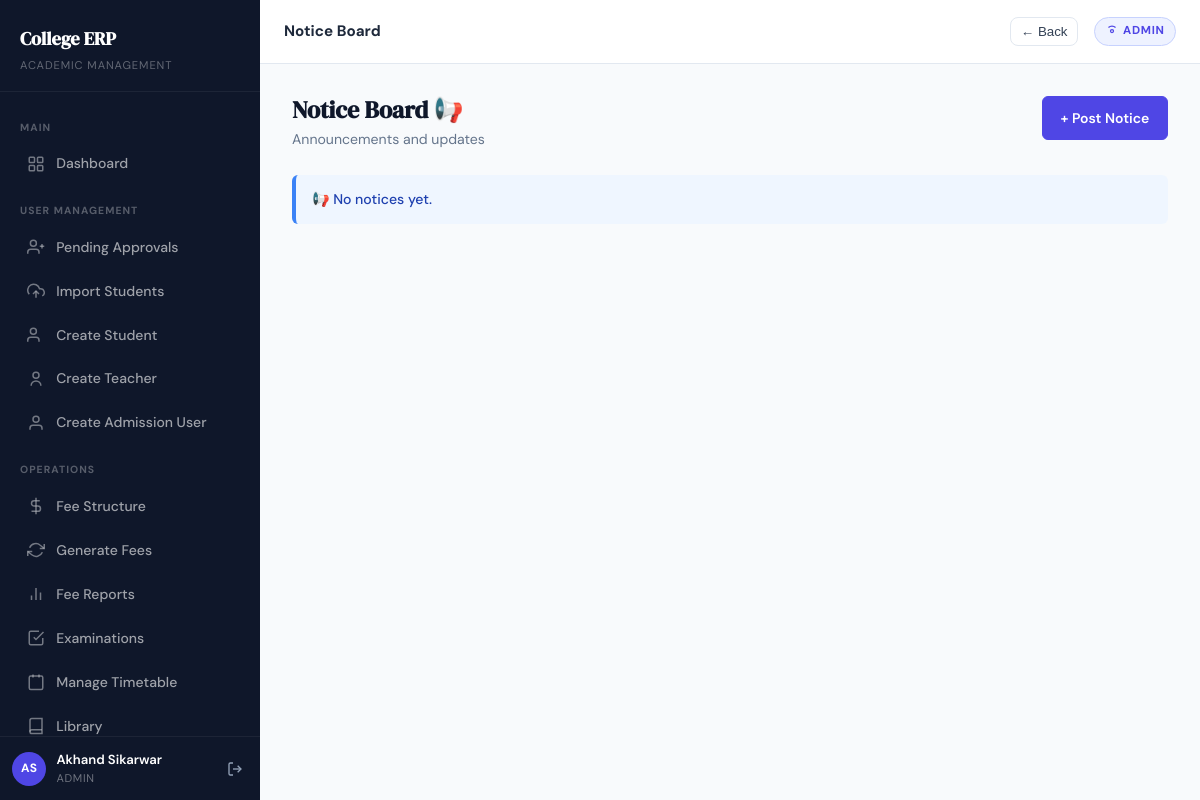
Before: /notices/ (signed in) with the older database file.
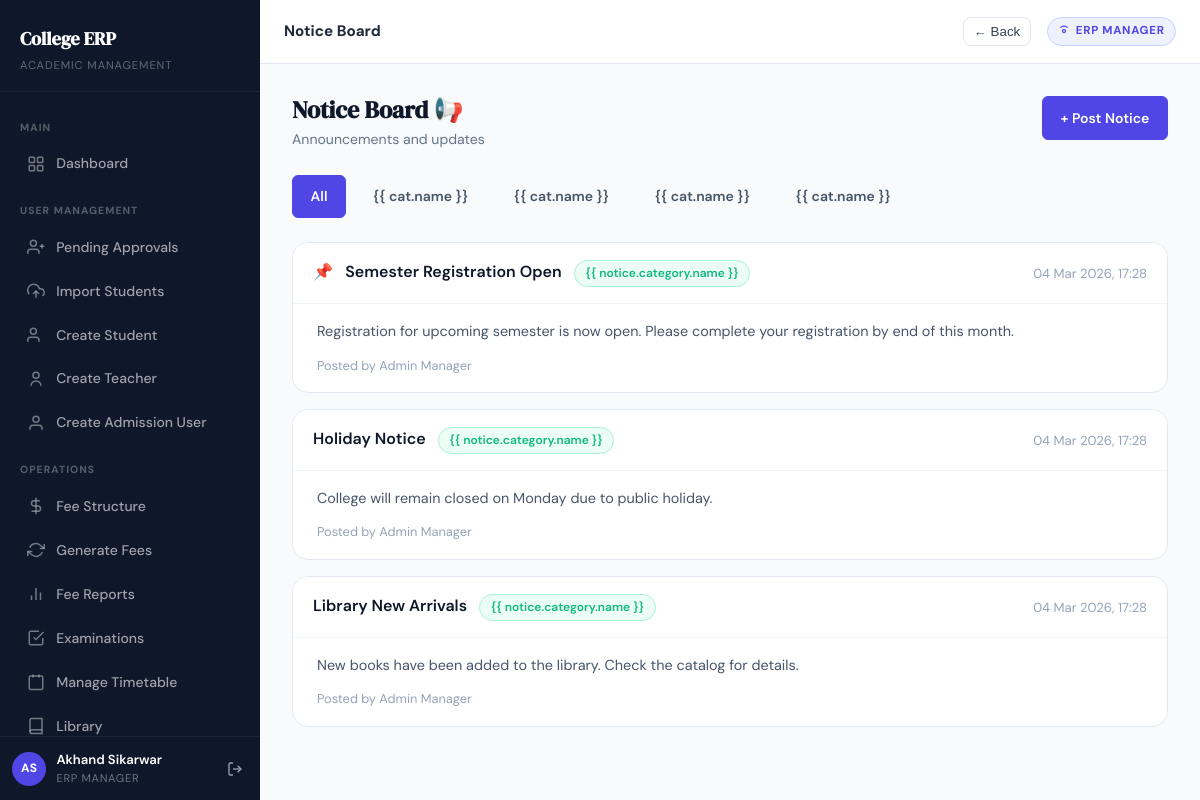
After: the same page with the newer database file.
### apps/accounts/models.py (models this page shows, shortened)
class CustomUser(AbstractUser):
    first_name    = models.CharField(max_length=100)
    last_name     = models.CharField(max_length=100)
    email         = models.EmailField(unique=True)
    mobile_number = models.CharField(max_length=10, unique=True, null=True, blank=True)
    role          = models.CharField(max_length=20, choices=Role.choices)
    is_verified   = models.BooleanField(default=False)
    is_approved   = models.BooleanField(default=False)
    class Meta:
        indexes = [
            models.Index(fields=["role"]),
            models.Index(fields=["is_approved"]),
        ]
    @property
    def full_name(self):
        return f"{self.first_name} {self.last_name}".strip() or self.username
    @property
    def is_erp_manager(self):
        return self.role == Role.ERP_MANAGER or self.is_superuser

### apps/notices/models.py (models this page shows, shortened)
class NoticeCategory(TimeStampedModel):
    name = models.CharField(max_length=50, unique=True)
    class Meta:
        ordering = ["name"]
        verbose_name_plural = "Notice categories"

class Notice(TimeStampedModel):
    title = models.CharField(max_length=200)
    content = models.TextField()
    category = models.ForeignKey(
        NoticeCategory, on_delete=models.SET_NULL, null=True, blank=True,
        related_name="notices"
    )
    posted_by = models.ForeignKey(
        settings.AUTH_USER_MODEL, on_delete=models.CASCADE, related_name="notices"
    )
    target_role = models.CharField(max_length=20, choices=TARGET_CHOICES, default="ALL")
    is_pinned = models.BooleanField(default=False)
    attachment = models.FileField(upload_to="notices/", blank=True)
    class Meta:
        ordering = ["-is_pinned", "-created_at"]

### apps/notices/views.py (the view)
# urls.py: path("",                        views.notice_list,    name="notice_list"),
@login_required
def notice_list(request):
    user = request.user
    notices = Notice.objects.select_related("category", "posted_by").filter(
        Q(target_role="ALL") | Q(target_role=user.role)
    )
    categories = NoticeCategory.objects.all()
    cat_id = request.GET.get("category")
    if cat_id:
        notices = notices.filter(category_id=cat_id)
    return render(request, "notices/notice_list.html", {
        "notices": notices,
        "categories": categories,
        "selected_category": cat_id,
    })

### templates/notices/notice_list.html (shortened to what this page needs)
{% extends "base.html" %}
{% block topbar_title %}Notice Board{% endblock %}
{% block content %}
<div class="page-header fade-in-up">
    <div>
        <div class="page-header-title">Notice Board 📢</div>
        <div class="page-header-subtitle">Announcements and updates</div>
    </div>
    {% if request.user.is_erp_manager or request.user.is_teacher %}
    <a href="{% url 'create_notice' %}" class="btn btn-primary">+ Post Notice</a>
    {% endif %}
</div>
{% if categories %}
<div class="fade-in-up" style="display:flex;gap:.5rem;margin-bottom:1.5rem;flex-wrap:wrap">
    <a href="{% url 'notice_list' %}"
        class="btn btn-sm {% if not selected_category %}btn-primary{% else %}btn-outline{% endif %}">All</a>
    {% for cat in categories %}
    <a href="{% url 'notice_list' %}?category={{ cat.pk }}"
        class="btn btn-sm {% if selected_category == cat.pk|stringformat:'d' %}btn-primary{% else %}btn-outline{% endif %}">{{
        cat.name }}</a>
    {% endfor %}
</div>
{% endif %}
{% for notice in notices %}
<div class="card fade-in-up" style="margin-bottom:1rem">
    <div class="card-header">
        <div style="flex:1">
            {% if notice.is_pinned %}<span style="color:var(--warning);margin-right:.5rem">📌</span>{% endif %}
            <a href="{% url 'notice_detail' notice.pk %}"
                style="text-decoration:none;color:var(--gray-900);font-weight:600">{{ notice.title }}</a>
            {% if notice.category %}<span class="status-badge open" style="margin-left:.5rem">{{ notice.category.name
                }}</span>{% endif %}
        </div>
        <span class="text-muted text-sm">{{ notice.created_at|date:"d M Y, H:i" }}</span>
    </div>
    <div class="card-body" style="padding:1rem 1.5rem">
        <p style="color:var(--gray-600);font-size:.9rem;margin:0">{{ notice.content|truncatewords:40 }}</p>
        <div style="margin-top:.75rem;font-size:.8rem;color:var(--gray-400)">
            Posted by {{ notice.posted_by.full_name }}
        </div>
    </div>
</div>
{% empty %}
<div class="alert alert-info fade-in-up">📢 No notices yet.</div>
{% endfor %}
{% endblock %}

### templates/base.html (shortened to what this page needs)
{% load static %}
<!DOCTYPE html>
<html lang="en">
<head>
  <link rel="stylesheet" href="{% static 'css/style.css' %}">
</head>
<body>
{% if request.user.is_authenticated %}
<div class="app-shell">
  <aside class="sidebar" id="sidebar">
    <div class="sidebar-logo">
      <a href="{% url 'dashboard' %}" class="sidebar-logo-text">College ERP</a>
      <div class="sidebar-logo-sub">Academic Management</div>
    </div>
    <nav class="sidebar-nav">
      <div class="sidebar-section-label">Main</div>
      <a href="{% url 'dashboard' %}"
         class="sidebar-link {% if request.resolver_match.url_name == 'dashboard' %}active{% endif %}">
        <svg viewBox="0 0 24 24" fill="none" stroke="currentColor" stroke-width="2">
          <rect x="3" y="3" width="7" height="7" rx="1"/><rect x="14" y="3" width="7" height="7" rx="1"/>
          <rect x="14" y="14" width="7" height="7" rx="1"/><rect x="3" y="14" width="7" height="7" rx="1"/>
        </svg>
        Dashboard
      </a>
      {% if request.user.role == "ERP_MANAGER" or request.user.is_superuser %}
      <div class="sidebar-section-label">User Management</div>
      <a href="{% url 'pending_approvals' %}"
         class="sidebar-link {% if request.resolver_match.url_name == 'pending_approvals' %}active{% endif %}">
        <svg viewBox="0 0 24 24" fill="none" stroke="currentColor" stroke-width="2"><path d="M16 21v-2a4 4 0 0 0-4-4H5a4 4 0 0 0-4 4v2"/><circle cx="8.5" cy="7" r="4"/><line x1="20" y1="8" x2="20" y2="14"/><line x1="23" y1="11" x2="17" y2="11"/></svg>
        Pending Approvals
      </a>
      <a href="{% url 'import_students' %}"
         class="sidebar-link {% if request.resolver_match.url_name == 'import_students' %}active{% endif %}">
        <svg viewBox="0 0 24 24" fill="none" stroke="currentColor" stroke-width="2"><polyline points="16 16 12 12 8 16"/><line x1="12" y1="12" x2="12" y2="21"/><path d="M20.39 18.39A5 5 0 0 0 18 9h-1.26A8 8 0 1 0 3 16.3"/></svg>
        Import Students
      </a>
      <a href="{% url 'create_student_account' %}"
         class="sidebar-link {% if request.resolver_match.url_name == 'create_student_account' %}active{% endif %}">
        <svg viewBox="0 0 24 24" fill="none" stroke="currentColor" stroke-width="2"><path d="M16 21v-2a4 4 0 0 0-4-4H5a4 4 0 0 0-4 4v2"/><circle cx="8.5" cy="7" r="4"/></svg>
        Create Student
      </a>
      <a href="{% url 'create_teacher_account' %}"
         class="sidebar-link {% if request.resolver_match.url_name == 'create_teacher_account' %}active{% endif %}">
        <svg viewBox="0 0 24 24" fill="none" stroke="currentColor" stroke-width="2"><circle cx="12" cy="7" r="4"/><path d="M5.5 21a6.5 6.5 0 0 1 13 0"/></svg>
        Create Teacher
      </a>
      <a href="{% url 'create_admission_user' %}"
         class="sidebar-link {% if request.resolver_match.url_name == 'create_admission_user' %}active{% endif %}">
        <svg viewBox="0 0 24 24" fill="none" stroke="currentColor" stroke-width="2"><path d="M20 21v-2a4 4 0 0 0-4-4H8a4 4 0 0 0-4 4v2"/><circle cx="12" cy="7" r="4"/></svg>
        Create Admission User
      </a>
      <div class="sidebar-section-label">Operations</div>
      <a href="{% url 'fee_structure_list' %}"
         class="sidebar-link {% if request.resolver_match.url_name == 'fee_structure_list' %}active{% endif %}">
        <svg viewBox="0 0 24 24" fill="none" stroke="currentColor" stroke-width="2"><line x1="12" y1="1" x2="12" y2="23"/><path d="M17 5H9.5a3.5 3.5 0 0 0 0 7h5a3.5 3.5 0 0 1 0 7H6"/></svg>
        Fee Structure
      </a>
      <a href="{% url 'generate_fees' %}"
         class="sidebar-link {% if request.resolver_match.url_name == 'generate_fees' %}active{% endif %}">
        <svg viewBox="0 0 24 24" fill="none" stroke="currentColor" stroke-width="2"><polyline points="23 4 23 10 17 10"/><polyline points="1 20 1 14 7 14"/><path d="M3.51 9a9 9 0 0 1 14.13-3.36L23 10"/><path d="M20.49 15a9 9 0 0 1-14.13 3.36L1 14"/></svg>
        Generate Fees
      </a>
      <a href="{% url 'fee_collection_report' %}"
         class="sidebar-link {% if request.resolver_match.url_name == 'fee_collection_report' %}active{% endif %}">
        <svg viewBox="0 0 24 24" fill="none" stroke="currentColor" stroke-width="2"><line x1="18" y1="20" x2="18" y2="10"/><line x1="12" y1="20" x2="12" y2="4"/><line x1="6" y1="20" x2="6" y2="14"/></svg>
        Fee Reports
      </a>
      <a href="{% url 'exam_list' %}"
         class="sidebar-link {% if request.resolver_match.url_name == 'exam_list' %}active{% endif %}">
        <svg viewBox="0 0 24 24" fill="none" stroke="currentColor" stroke-width="2"><path d="M9 11l3 3L22 4"/><path d="M21 12v7a2 2 0 0 1-2 2H5a2 2 0 0 1-2-2V5a2 2 0 0 1 2-2h11"/></svg>
        Examinations
      </a>
      <a href="{% url 'manage_timetable' %}"
         class="sidebar-link {% if request.resolver_match.url_name == 'manage_timetable' %}active{% endif %}">
        <svg viewBox="0 0 24 24" fill="none" stroke="currentColor" stroke-width="2"><rect x="3" y="4" width="18" height="18" rx="2"/><line x1="16" y1="2" x2="16" y2="6"/><line x1="8" y1="2" x2="8" y2="6"/></svg>
        Manage Timetable
      </a>
      <a href="{% url 'book_catalog' %}"
         class="sidebar-link {% if request.resolver_match.url_name == 'book_catalog' %}active{% endif %}">
        <svg viewBox="0 0 24 24" fill="none" stroke="currentColor" stroke-width="2"><path d="M4 19.5A2.5 2.5 0 0 1 6.5 17H20"/><path d="M6.5 2H20v20H6.5A2.5 2.5 0 0 1 4 19.5V4.5A2.5 2.5 0 0 1 6.5 2z"/></svg>
        Library
      </a>
      {% endif %}
    </nav>
    <div class="sidebar-footer">
      <div class="sidebar-user">
        <div class="sidebar-avatar">
          {{ request.user.first_name|first|upper }}{{ request.user.last_name|first|upper }}
        </div>
        <div class="sidebar-user-info">
          <div class="sidebar-user-name">{{ request.user.full_name }}</div>
          <div class="sidebar-user-role">{{ request.user.get_role_display }}</div>
        </div>
        <form method="post" action="{% url 'logout' %}" style="margin:0;">
          <button type="submit" class="sidebar-logout" title="Logout" style="border:none;background:transparent;cursor:pointer;">
            <svg width="16" height="16" viewBox="0 0 24 24" fill="none" stroke="currentColor" stroke-width="2">
              <path d="M9 21H5a2 2 0 0 1-2-2V5a2 2 0 0 1 2-2h4"/>
              <polyline points="16 17 21 12 16 7"/><line x1="21" y1="12" x2="9" y2="12"/>
            </svg>
          </button>
        </form>
      </div>
    </div>
  </aside>
  <div class="main-content">
    <header class="topbar">
      <span class="topbar-title">{% block topbar_title %}Dashboard{% endblock %}</span>
      <button
        type="button"
        onclick="if (window.history.length > 1) { window.history.back(); } else { window.location.href='{% url 'dashboard' %}'; }"
        style="margin-left:.75rem;border:1px solid var(--gray-200);background:#fff;border-radius:.5rem;padding:.35rem .6rem;cursor:pointer;color:var(--gray-700);font-weight:500;"
        aria-label="Go back"
        title="Go back"
      >
        ← Back
      </button>
      <span class="topbar-badge">
        <svg width="12" height="12" viewBox="0 0 24 24" fill="none" stroke="currentColor" stroke-width="2.5">
          <circle cx="12" cy="12" r="3"/>
          <path d="M19.07 4.93A10 10 0 0 0 12 2a10 10 0 0 0-7.07 2.93"/>
        </svg>
        {{ request.user.get_role_display }}
      </span>
    </header>
    <main class="page-content">
      {% block content %}{% endblock %}
    </main>
  </div>
</div>
{% else %}
<!-- ════════════════════════════════════════════════════════
     UNAUTHENTICATED LAYOUT (no sidebar)
═════════════════════════════════════════════════════════ -->
{% block outer_content %}{% endblock %}
{% endif %}
</body>
</html>

Changed rows visible on the page:
changed CustomUser "Akhand Sikarwar": user.role "ADMIN" → "ERP MANAGER"
added Notice: title "Semester Registration Open", shows "{{ notice.category.name }}", created_at "04 Mar 2026, 17:28", content "Registration for upcoming semester is now open. Please complete your registration by end of this month.", posted_by.full_name "Admin Manager"
added Notice: title "Holiday Notice", shows "{{ notice.category.name }}", created_at "04 Mar 2026, 17:28", content "College will remain closed on Monday due to public holiday.", posted_by.full_name "Admin Manager"
added Notice: title "Library New Arrivals", shows "{{ notice.category.name }}", created_at "04 Mar 2026, 17:28", content "New books have been added to the library. Check the catalog for details.", posted_by.full_name "Admin Manager"
Other visible differences:
text no longer shown: "📢 No notices yet."
text now shown: "All"
